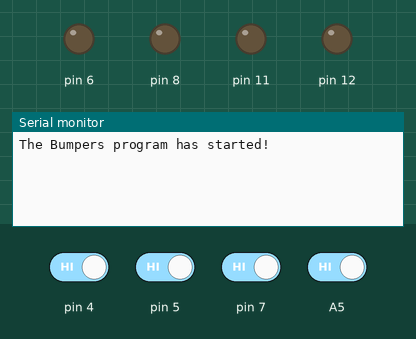
Bench run of a sketch on a simulated Arduino Uno, built with avr-gcc and run on an emulated ATmega328P. Parts: output pins drawn as LEDs (lit = HIGH), the last lines printed to the serial monitor. The inputs (shaded band) are chosen by the test bench; at power-on: A5, pin 4, pin 5, pin 7 HIGH.

Above: at 1.2 s.
1.3 s: pin 4 driven LOW
At 1.8 s:
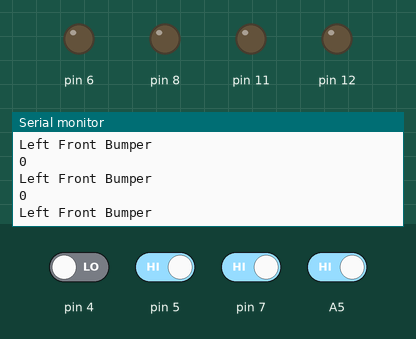
2.8 s: pin 5 driven LOW
At 3.3 s:
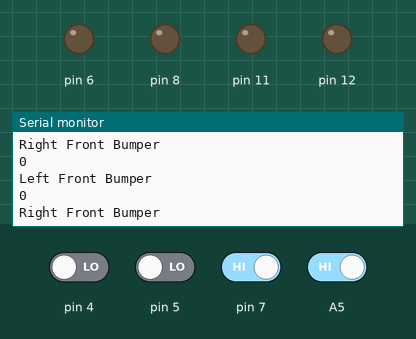
4.4 s: pin 7 driven LOW
At 5.0 s:
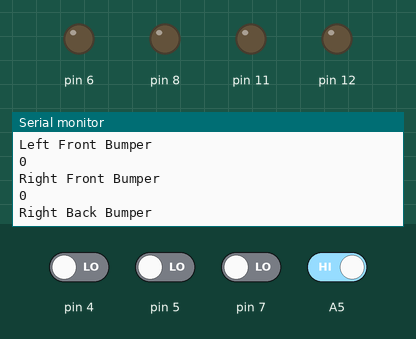

Measured:
- after the input at 1.3 s, the serial monitor: prints a new line at once (image 1)
- after the input at 2.8 s, the serial monitor: prints a new line after 0.08 s (image 2)
- after the input at 4.4 s, the serial monitor: prints a new line after 0.09 s (image 3)

The sketch:

_2013_0302_Bumper_Test.ino
```cpp
// this tests that we are getting a response from a sample switch we found in lab


#include "Arduino.h"
#include "Winklelib.h"
#include "Timers.h"
#include "Servo.h"

#define LEFT_FRONT_BUMPER        4
#define RIGHT_FRONT_BUMPER       5
#define LEFT_BACK_BUMPER         A5
#define RIGHT_BACK_BUMPER        7


void setup() {
  Serial.begin(9600);
  Serial.println("The Bumpers program has started!");
  pinMode(4,INPUT);
  pinMode(5,INPUT);
  pinMode(A5,INPUT);
  pinMode(7,INPUT);
  WinkleInit();
}

void loop() {
  int LFB = digitalRead(4);
  if(LFB == 0){
    Serial.println("Left Front Bumper");
    Serial.println(LFB);
  }

  int RFB = digitalRead(5);
  if(RFB == 0){
    Serial.println("Right Front Bumper");
    Serial.println(RFB);
  }

  int LBB = digitalRead(A5);
  if(LBB == 0){
    Serial.println("Left Back Bumper");
    Serial.println(LBB);
  }

  int RBB = digitalRead(7);
  if(RBB == 0){
    Serial.println("Right Back Bumper");
    Serial.println(RBB);
  }
}
```
